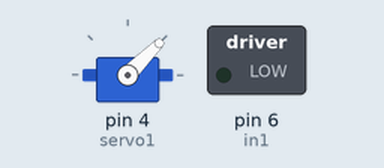
Recording of a sketch running on a simulated Arduino Uno, built with avr-gcc and run on an emulated ATmega328P. Shown: servo, switched loads named in the sketch (green lamp = pin HIGH). No radio packets arrive unless stated; what the sketch prints to the serial monitor is not drawn.

Above: at 0.1 s.
Timing chart, 0 to 1.6 s (numbered marks = the images above):
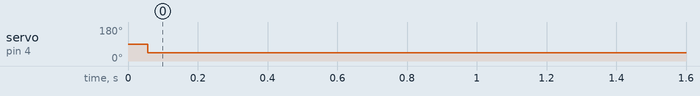

The sketch:

RadioCar.ino
```cpp
// Необходимо установить библиотеку для радиомодуля nRF24
#include <Servo.h>
#include <SPI.h>
#include "RF24.h"
Servo servo1;

RF24 radio(9, 10);
const uint64_t pipe = 0xE8E8F0F0E1LL;
int msg[1];
int data;
int pos;
int fspeed;         // forward speed
const int in1 = 6; // direction pin 1

void setup()
{
    Serial.begin(9600);
    Serial.print("Start!");
    pinMode(in1, OUTPUT); // connection to L298n
    servo1.attach(4);
    delay(50);
    radio.begin();
    radio.openReadingPipe(1, pipe);
    radio.startListening();
}

void loop()
{
     if (radio.available())radio.read(msg, 1);
      Serial.println(msg[0]);
     if(msg[0] > 120) {
      forward(255);
      msg[0] -= 120;
     } else {
      stop();
     }

     if (msg[0] <110 && msg[0] >-1)
       data = msg[0], pos = map(data, 0, 100, 45, 115),servo1.write(pos);
}

void stop()
{
    analogWrite(in1, 0);
}

void forward(int fspeed)
{
    analogWrite(in1, fspeed);
}
```

Measured:
- by itself, servo on pin 4 (servo1): 90° → 45° at 0.06 s
